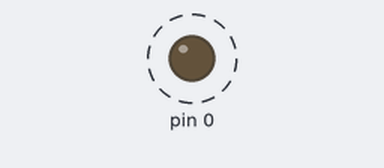
Recording of a sketch running on a simulated Arduino Uno, built with avr-gcc and run on an emulated ATmega328P. On the bench: output pins drawn as LEDs (lit = HIGH). Dashed ring = blinking.

Above: at 0.5 s.
Timing chart, 0 to 4.6 s (numbered marks = the images above):
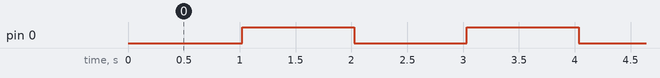

The sketch:

attiny_serial.ino
```cpp
#include <SoftwareSerial.h>
// ***
// *** Define the RX and TX pins. Choose any two
// *** pins that are unused. Try to avoid D0 (pin 5)
// *** and D2 (pin 7) if you plan to use I2C.
// ***
#define RX    3   // *** D3, Pin 2
#define TX    4   // *** D4, Pin 3

// ***
// *** Define the software based mySerial port. Using the
// *** name mySerial so that code can be used on other
// *** platforms that support hardware based mySerial. On
// *** chips that support the hardware mySerial, just
// *** comment this line.
// ***
SoftwareSerial mySerial(RX, TX);
int a = 0;
int check = 0;
void setup() {
  // put your setup code here, to run once:
  // ***
  // *** Initialize the mymySerial port
  // ***
  mySerial.begin(9600);
  mySerial.println("Initializing...");
  pinMode(0,OUTPUT);
}

void loop() {
  // put your main code here, to run repeatedly:
  mySerial.println(a);
  a++;
  digitalWrite(0,check);
  check=!check;
  delay(1000);
}
```

Measured:
- by itself, pin 0: alternates HIGH for 1.0 s and LOW for 1.0 s
